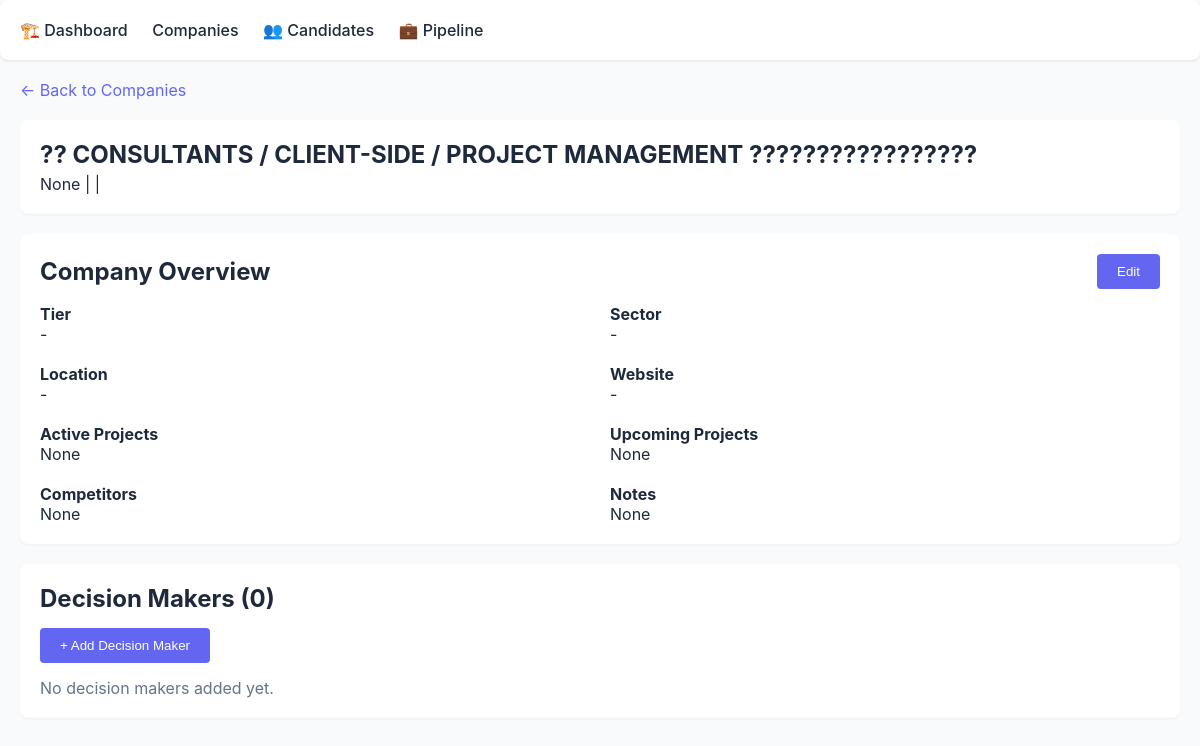
/company/30, run on an earlier commit of the app's database.
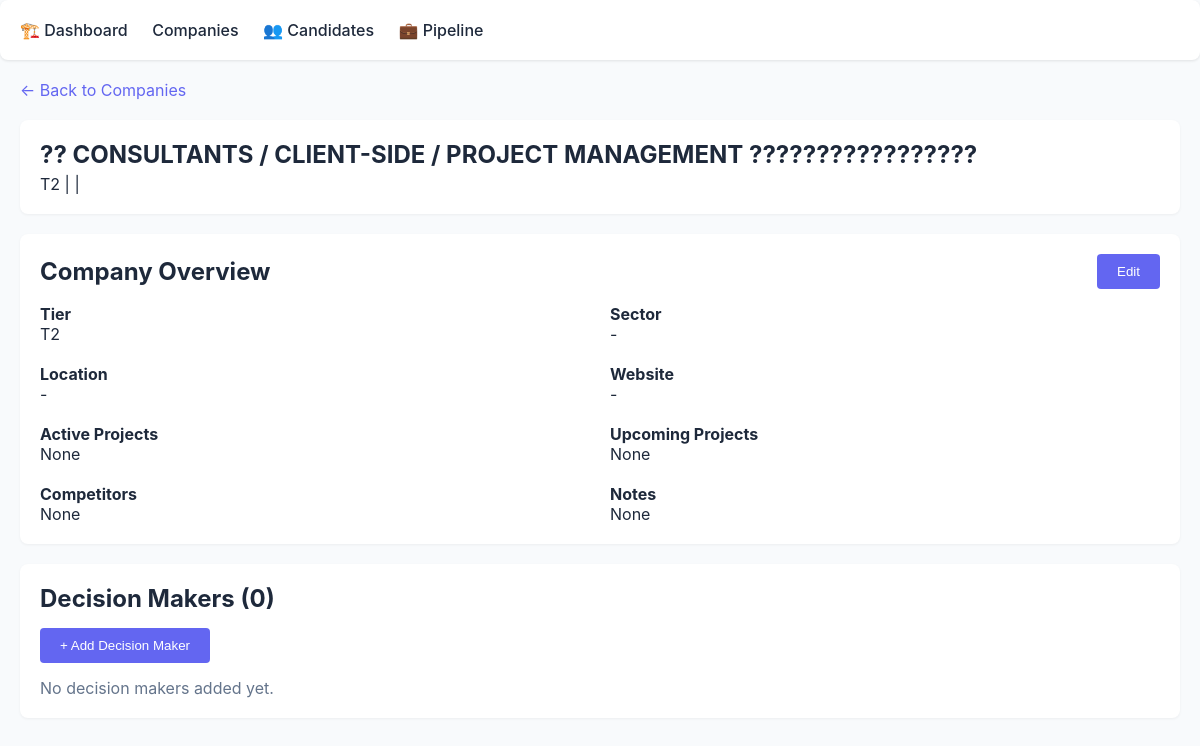
And on a later commit of the database.
### tables this page shows
CREATE TABLE companies (
            id INTEGER PRIMARY KEY,
            name TEXT UNIQUE NOT NULL,
            tier TEXT,
            sector TEXT,
            location TEXT,
            active_projects TEXT,
            upcoming_projects TEXT,
            competitors TEXT,
            notes TEXT,
            created_at TIMESTAMP DEFAULT CURRENT_TIMESTAMP,
            updated_at TIMESTAMP DEFAULT CURRENT_TIMESTAMP
        );

### app.py (the view)
@app.route('/company/<int:company_id>')
def company_detail(company_id):
    db = get_db()
    cursor = db.cursor()
    cursor.execute('SELECT * FROM companies WHERE id = ?', (company_id,))
    company = cursor.fetchone()
    if not company:
        return redirect(url_for('companies_list'))
    cursor.execute('SELECT * FROM decision_makers WHERE company_id = ? ORDER BY relationship_score DESC',
                   (company_id,))
    dms = cursor.fetchall()
    db.close()
    return render_template('company_detail.html', company=company, dms=dms)

### app.py (called while the page is built)
def get_db():
    db = sqlite3.connect(app.config['DATABASE'])
    db.row_factory = sqlite3.Row
    return db

### templates/company_detail.html (shortened to what this page needs)
{% extends "base.html" %}
{% block content %}
<div style="margin-bottom: 20px;">
  <a href="/companies">&larr; Back to Companies</a>
</div>
<div class="header">
  <h1>{{ company.name }}</h1>
  <p>{{ company.tier }} | {{ company.sector }} | {{ company.location }}</p>
</div>
<div style="background: white; padding: 20px; border-radius: 8px; margin-bottom: 20px; box-shadow: 0 1px 3px rgba(0,0,0,0.05);">
  <div style="display: flex; justify-content: space-between; align-items: center; margin-bottom: 15px;">
    <h2>Company Overview</h2>
    <button class="btn" onclick="editCompany()">Edit</button>
  </div>
  <div style="display: grid; grid-template-columns: 1fr 1fr; gap: 20px;">
    <div>
      <h4>Tier</h4>
      <p>{{ company.tier or '-' }}</p>
    </div>
    <div>
      <h4>Sector</h4>
      <p>{{ company.sector or '-' }}</p>
    </div>
    <div>
      <h4>Location</h4>
      <p>{{ company.location or '-' }}</p>
    </div>
    <div>
      <h4>Website</h4>
      <p>{{ company.website or '-' }}</p>
    </div>
    <div>
      <h4>Active Projects</h4>
      <p>{{ company.active_projects or 'None' }}</p>
    </div>
    <div>
      <h4>Upcoming Projects</h4>
      <p>{{ company.upcoming_projects or 'None' }}</p>
    </div>
    <div>
      <h4>Competitors</h4>
      <p>{{ company.competitors or 'None' }}</p>
    </div>
    <div>
      <h4>Notes</h4>
      <p>{{ company.notes or 'None' }}</p>
    </div>
  </div>
</div>
<div style="background: white; padding: 20px; border-radius: 8px; margin-bottom: 20px; box-shadow: 0 1px 3px rgba(0,0,0,0.05);">
  <h2>Decision Makers ({{ dms|length }})</h2>
  <button class="btn" onclick="showDMForm()" style="margin-top: 15px;">+ Add Decision Maker</button>
  {% if dms %}
  <table style="margin-top: 15px;">
    <thead>
      <tr>
        <th>Name</th>
        <th>Title</th>
        <th>Role</th>
        <th>Phone</th>
        <th>Email</th>
        <th>Relationship</th>
        <th>Last Contact</th>
        <th>Action</th>
      </tr>
    </thead>
    <tbody>
      {% for dm in dms %}
      <tr>
        <td><strong>{{ dm.name }}</strong></td>
        <td>{{ dm.title or '-' }}</td>
        <td>{{ dm.role or '-' }}</td>
        <td>{{ dm.phone or '-' }}</td>
        <td>{{ dm.email or '-' }}</td>
        <td>
          {% for i in range(dm.relationship_score) %}⭐{% endfor %}
        </td>
        <td>{{ dm.last_contact or '-' }}</td>
        <td><a href="#" onclick="editDMById({{ dm.id }}); return false;">Edit</a></td>
      </tr>
      {% endfor %}
    </tbody>
  </table>
  {% else %}
  <p style="margin-top: 15px; color: #64748b;">No decision makers added yet.</p>
  {% endif %}
</div>
{% endblock %}

### templates/base.html (shortened to what this page needs)
<!DOCTYPE html>
<html>
<head>
</head>
<body>
<nav class="container">
  <a href="/">🏗️ Dashboard</a>
  <a href="/companies">Companies</a>
  <a href="/candidates">👥 Candidates</a>
  <a href="/deals">💼 Pipeline</a>
</nav>
<div class="container">
  {% block content %}{% endblock %}
</div>
</body>
</html>

### templates/base.html (style rules this page uses)
* { margin: 0; padding: 0; box-sizing: border-box; }
body { font-family: -apple-system, BlinkMacSystemFont, 'Segoe UI', Roboto, sans-serif; background: #f8fafc; color: #1e293b; }
.container { max-width: 1200px; margin: 0 auto; padding: 20px; }
nav { background: white; padding: 15px 20px; box-shadow: 0 1px 3px rgba(0,0,0,0.1); margin-bottom: 20px; border-radius: 8px; }
nav a { color: #1e293b; text-decoration: none; margin-right: 20px; font-weight: 500; }
.header { background: white; padding: 20px; border-radius: 8px; margin-bottom: 20px; box-shadow: 0 1px 3px rgba(0,0,0,0.05); }
.header h1 { font-size: 24px; margin-bottom: 5px; }
a { color: #6366f1; text-decoration: none; }
.btn { background: #6366f1; color: white; padding: 10px 20px; border: none; border-radius: 4px; cursor: pointer; font-weight: 500; }

What changed in the data, as far as the page shows it:
changed companies "?? CONSULTANTS / CLIENT-SIDE / PROJECT MANAGEMENT ?????????????????": tier (not shown) → "T2"
Also different on the page:
{{ company.tier }}: "None" → (not shown)
{{ company.tier or '-' }}: "-" → (not shown)
